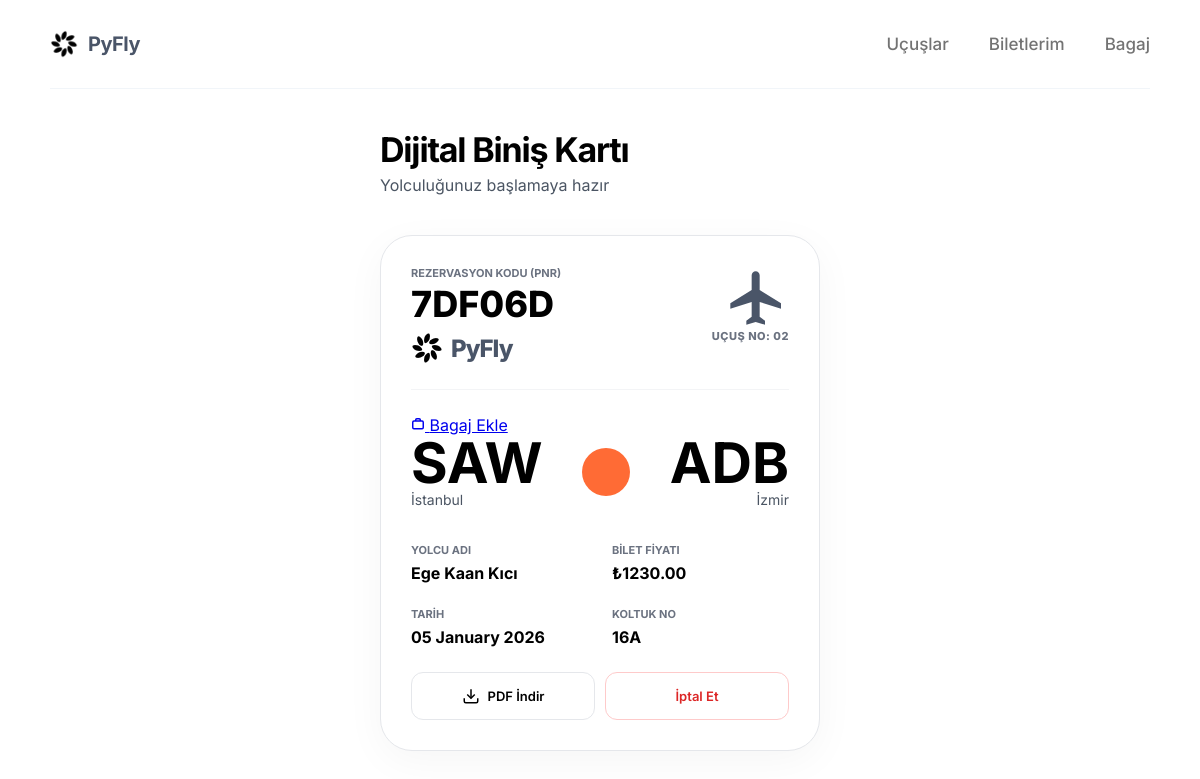
The page /ticket/ on the database its author committed.
### myapp/models.py (models this page shows, shortened)
class TimeStampedModel(models.Model):
    created_at = models.DateTimeField(auto_now_add=True, null=True, blank=True)
    updated_at = models.DateTimeField(auto_now=True, null=True, blank=True)
    class Meta:
        abstract = True

class Ticket(TimeStampedModel):
    pnr = models.CharField(max_length=6, unique=True, editable=False)
    passenger = models.ForeignKey(Passenger, on_delete=models.CASCADE, related_name='tickets')
    flight = models.ForeignKey(Flight, on_delete=models.CASCADE, related_name='tickets')
    seat_number = models.CharField(max_length=5)
    is_checked_in = models.BooleanField(default=False)
    price = models.DecimalField(max_digits=10, decimal_places=2)
    class Meta:
        unique_together = ('flight', 'seat_number')

class Flight(TimeStampedModel):
    flight_number = models.CharField(max_length=10, unique=True)
    origin = models.ForeignKey(Airport, on_delete=models.CASCADE, related_name='departures')
    destination = models.ForeignKey(Airport, on_delete=models.CASCADE, related_name='arrivals')
    gate = models.CharField(max_length=10, default="B12", verbose_name="Kapı Numarası")
    aircraft = models.ForeignKey(Aircraft, on_delete=models.SET_NULL, null=True)
    price = models.DecimalField(max_digits=10, decimal_places=2, default=0.00)
    departure_time = models.DateTimeField(null=True, blank=True)
    arrival_time = models.DateTimeField(null=True, blank=True)
    status = models.CharField(max_length=3, choices=FlightStatus.choices, default=FlightStatus.SCHEDULED)
    crew = models.ManyToManyField(Personnel, related_name='flights')

class Airport(TimeStampedModel):
    code = models.CharField(max_length=3, unique=True)
    name = models.CharField(max_length=100)
    city = models.CharField(max_length=100)

class Passenger(TimeStampedModel):
    first_name = models.CharField(max_length=50)
    last_name = models.CharField(max_length=50)
    email = models.EmailField(unique=True)
    passport_number = models.CharField(max_length=20, unique=True)
    phone = models.CharField(max_length=20)

### myapp/views.py (the view)
# urls.py: path('ticket/', views.ticket_detail, name='ticket_page'),
def ticket_detail(request):
    tickets = Ticket.objects.all().select_related('flight__origin', 'flight__destination', 'passenger')
    return render(request, 'Ticket.html', {'tickets': tickets})

### myapp/templates/Ticket.html (shortened to what this page needs)
{% load static %}
<!DOCTYPE html>
<html lang="tr">
<head>
</head>
<body>
{% if is_pdf %}
    {% for ticket in tickets %}
    <div class="invoice-box">
        <table class="header-table">
            <tr>
                <td><h1 style="color: #FF6B35; margin: 0;">PyFly</h1><p style="margin: 0; font-size: 12px;">Elektronik Bilet / Fatura</p></td>
                <td style="text-align: right; font-size: 12px;">
                    <strong>PNR: {{ ticket.pnr }}</strong><br>
                    Düzenleme: {{ ticket.created_at|date:"d.m.Y" }}
                </td>
            </tr>
        </table>
        <div class="section-title">YOLCU VE UÇUŞ BİLGİLERİ</div>
        <table class="info-table">
            <tr>
                <td><strong>Yolcu:</strong> {{ ticket.passenger.first_name }} {{ ticket.passenger.last_name }}</td>
                <td><strong>Uçuş No:</strong> {{ ticket.flight.flight_number }}</td>
            </tr>
            <tr>
                <td><strong>Güzergah:</strong> {{ ticket.flight.origin.code }} -> {{ ticket.flight.destination.code }}</td>
                <td><strong>Koltuk:</strong> {{ ticket.seat_number }}</td>
            </tr>
        </table>
        <table class="price-table">
            <thead>
                <tr>
                    <th>Açıklama</th>
                    <th style="text-align: right;">Tutar</th>
                </tr>
            </thead>
            <tbody>
                <tr>
                    <td>PyFly Hava Yolları Bilet Bedeli ({{ ticket.flight.flight_number }})</td>
                    <td style="text-align: right;">₺{{ ticket.price }}</td>
                </tr>
                {% for baggage in ticket.baggages.all %}
                {% if baggage.extra_fee > 0 %}
                <tr>
                    <td>Ekstra Bagaj Ücreti (Limit Aşımı: {{ baggage.weight }} kg)</td>
                    <td style="text-align: right;">₺{{ baggage.extra_fee }}</td>
                </tr>
                {% endif %}
                {% endfor %}
                <tr class="total-row">
                    <td style="padding-top: 20px; border: none;">GENEL TOPLAM</td>
                    <td style="text-align: right; padding-top: 20px; border: none;">
                        ₺{{ ticket.price|add:ticket.baggages.first.extra_fee|default:ticket.price }}
                    </td>
                </tr>
            </tbody>
        </table>
    </div>
    {% endfor %}
{% else %}
    <div class="header-wrapper">
        <nav class="navbar">
            <a href="{% url 'index' %}" class="logo-link">
                <img src="{% static 'images/image-5.png' %}" class="image-5" alt="PyFly Logo">
                <p class="logo-text">PyFly</p>
            </a>
            <div class="nav-menu">
                <a href="{% url 'flight_search' %}" class="nav-item">Uçuşlar</a>
                <a href="{% url 'ticket_page' %}" class="nav-item">Biletlerim</a>
                <a href="{% url 'bagaj_sayfasi' %}" class="nav-item">Bagaj</a>
            </div>
        </nav>
    </div>
    <div class="container">
        <div class="page-header">
            <h1 class="page-title">Dijital Biniş Kartı</h1>
            <p style="color: #4B5563; margin-top: 5px;">Yolculuğunuz başlamaya hazır</p>
        </div>
        {% for ticket in tickets %}
        <div class="ticket-card">
            <div class="card-header" style="display: flex; justify-content: space-between; align-items: flex-start;">
                <div>
                    <span class="label-sm">Rezervasyon Kodu (PNR)</span>
                    <div class="pnr-text" style="line-height: 1;">{{ ticket.pnr }}</div>
                    <div style="display: flex; align-items: center; gap: 8px; margin-top: 10px;">
                        <img src="{% static 'images/image-5.png' %}" style="width: 32px; height: auto;" alt="Logo">
                        <span style="font-size: 24px; font-weight: 800; color: #4A5568; letter-spacing: -1px;">PyFly</span>
                    </div>
                </div>
                <div style="text-align: right;">
                    <svg width="64" height="64" viewBox="0 0 24 24" fill="#4A5568" style="margin-bottom: -5px;">
                        <path d="M21,16 L21,14 L13,9 L13,3.5 C13,2.67 12.33,2 11.5,2 C10.67,2 10,2.67 10,3.5 L10,9 L2,14 L2,16 L10,13.5 L10,19 L8,20.5 L8,22 L11.5,21 L15,22 L15,20.5 L13,19 L13,13.5 L21,16 Z"></path>
                    </svg>
                    <div style="font-size: 11px; font-weight: 800; color: #6B7280; text-transform: uppercase; letter-spacing: 0.5px;">
                        Uçuş No: {{ ticket.flight.flight_number }}
                    </div>
                </div>
            </div>
            <div class="divider"></div>
            <div class="flex justify-center -mt-4 mb-6">
                <a href="{% url 'bagaj_sayfasi' %}?pnr={{ ticket.pnr }}"
                   class="inline-flex items-center gap-2 bg-[#FF6B35] text-white px-6 py-2 rounded-full text-[11px] font-black uppercase tracking-wider shadow-lg hover:shadow-[#FF6B35]/20 hover:-translate-y-0.5 transition-all">
                    <svg width="14" height="14" viewBox="0 0 24 24" fill="none" stroke="currentColor" stroke-width="2.5"><rect x="3" y="7" width="18" height="13" rx="2"/><path d="M16 7V5a2 2 0 0 0-2-2H10a2 2 0 0 0-2 2v2"/></svg>
                    Bagaj Ekle
                </a>
            </div>
            <div class="route-section">
                <div>
                    <span class="airport-code">{{ ticket.flight.origin.code }}</span>
                    <span style="display:block; font-size:14px; color:#4B5563;">{{ ticket.flight.origin.city }}</span>
                </div>
                <div class="orange-circle"></div>
                <div style="text-align: right;">
                    <span class="airport-code">{{ ticket.flight.destination.code }}</span>
                    <span style="display:block; font-size:14px; color:#4B5563;">{{ ticket.flight.destination.city }}</span>
                </div>
            </div>
            <div class="info-grid">
                <div>
                    <span class="label-sm">Yolcu Adı</span>
                    <p class="detail-value">{{ ticket.passenger.first_name }} {{ ticket.passenger.last_name }}</p>
                </div>
                <div>
                    <span class="label-sm">Bilet Fiyatı</span>
                    <p class="detail-value">₺{{ ticket.price }}</p>
                </div>
                <div>
                    <span class="label-sm">Tarih</span>
                    <p class="detail-value">{{ ticket.flight.departure_time|date:"d F Y" }}</p>
                </div>
                <div>
                    <span class="label-sm">Koltuk No</span>
                    <p class="detail-value">{{ ticket.seat_number }}</p>
                </div>
            </div>
            <div class="action-group">
                <a href="{% url 'ticket_pdf' ticket.id %}" class="action-btn">
                    <svg width="18" height="18" viewBox="0 0 24 24" fill="none" stroke="currentColor" stroke-width="2"><path d="M21 15v4a2 2 0 0 1-2 2H5a2 2 0 0 1-2-2v-4"></path><polyline points="7 10 12 15 17 10"></polyline><line x1="12" y1="15" x2="12" y2="3"></line></svg>
                    PDF İndir
                </a>
                <a href="{% url 'cancel_ticket' ticket.id %}"
                   class="action-btn"
                   style="border-color: #FECACA; color: #DC2626;"
                   onclick="return confirm('Bu bileti iptal etmek istediğinize emin misiniz?')">
                     İptal Et
                </a>
            </div>
        </div>
        {% empty %}
        <p style="text-align: center; color: #6B7280; padding: 40px;">Henüz bir biletiniz bulunmuyor.</p>
        {% endfor %}
    </div>
{% endif %}
</body>
</html>

### rows shown on the page
Ticket: pnr "7DF06D", flight.flight_number "02", flight.origin.code "SAW", flight.origin.city "İstanbul", flight.destination.code "ADB", flight.destination.city "İzmir", passenger.first_name "Ege Kaan", passenger.last_name "Kıcı", price "1230.00", flight.departure_time "05 January 2026", seat_number "16A"
